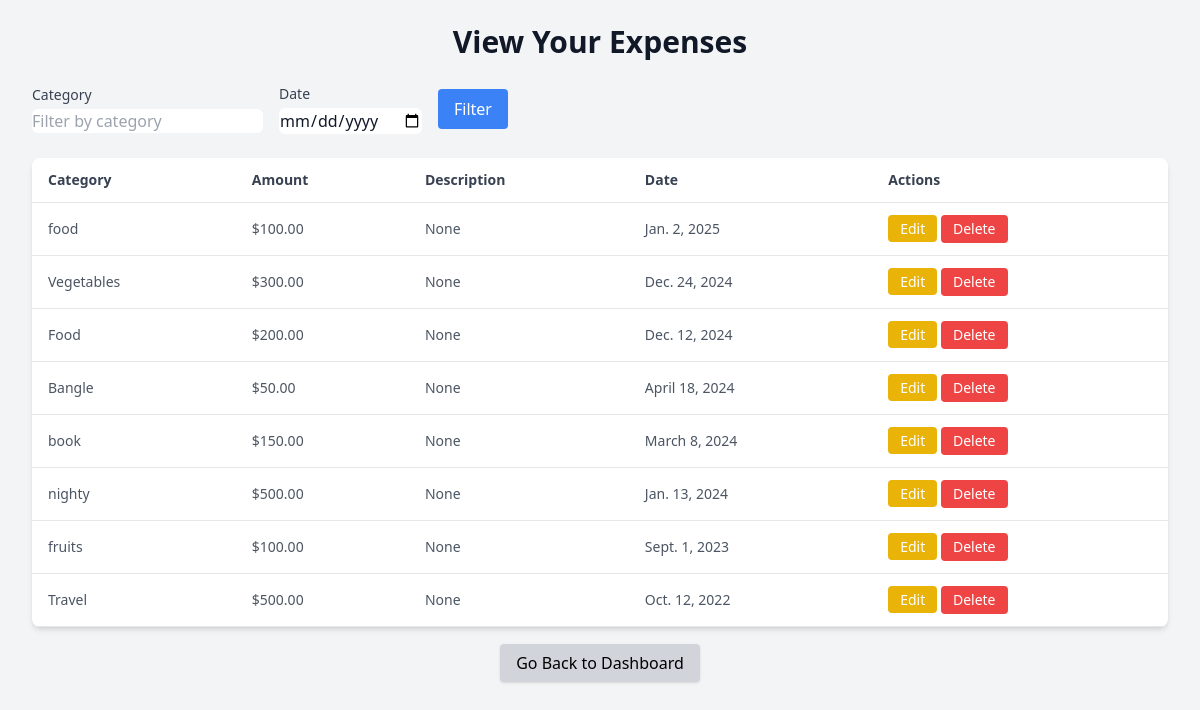
Screenshot of /view_expense/ (signed in) with the database file from the repository.
### expenses/models.py (models this page shows, shortened)
class Expense(models.Model):
    user = models.ForeignKey(User, on_delete=models.CASCADE)  # Link each expense to a user
    category = models.CharField(max_length=255)
    amount = models.DecimalField(max_digits=10, decimal_places=2)
    description = models.TextField(null=True, blank=True)  # Add description field
    date = models.DateField()

### expenses/views.py (the view)
# urls.py: path('view_expense/', views.view_expense, name='view_expense'),
@login_required
def view_expense(request):
    user = request.user
    expenses = Expense.objects.filter(user=user).order_by('-date')  # Display expenses in reverse date order
    category_filter = request.GET.get('category', '')
    date_filter = request.GET.get('date', '')
    if category_filter:
        expenses = expenses.filter(category__icontains=category_filter)
    if date_filter:
        expenses = expenses.filter(date=date_filter)
    context = {
        'expenses': expenses,
        'category_filter': category_filter,
        'date_filter': date_filter,
    }
    return render(request, 'view_expense.html', context)

### expenses/templates/view_expense.html (shortened to what this page needs)
<!DOCTYPE html>
<html lang="en">
<head>
    <script src="https://cdn.tailwindcss.com"></script>
</head>
<body class="bg-gray-100 font-sans text-gray-900">
    <div class="max-w-7xl mx-auto px-4 sm:px-6 lg:px-8 py-6">
        <h2 class="text-3xl font-semibold text-center mb-6">View Your Expenses</h2>
        <form method="GET" class="mb-6">
            <div class="flex items-center space-x-4">
                <div>
                    <label for="category" class="block text-sm font-medium text-gray-700">Category</label>
                    <input type="text" name="category" value="{{ category_filter }}" placeholder="Filter by category" class="mt-1 block w-full rounded-md border-gray-300">
                </div>
                <div>
                    <label for="date" class="block text-sm font-medium text-gray-700">Date</label>
                    <input type="date" name="date" value="{{ date_filter }}" class="mt-1 block w-full rounded-md border-gray-300">
                </div>
                <div>
                    <button type="submit" class="bg-blue-500 text-white py-2 px-4 rounded">Filter</button>
                </div>
            </div>
        </form>
        <table class="min-w-full bg-white shadow-md rounded-lg">
            <thead>
                <tr class="border-b">
                    <th class="py-3 px-4 text-left text-sm font-semibold text-gray-700">Category</th>
                    <th class="py-3 px-4 text-left text-sm font-semibold text-gray-700">Amount</th>
                    <th class="py-3 px-4 text-left text-sm font-semibold text-gray-700">Description</th>
                    <th class="py-3 px-4 text-left text-sm font-semibold text-gray-700">Date</th>
                    <th class="py-3 px-4 text-left text-sm font-semibold text-gray-700">Actions</th>
                </tr>
            </thead>
            <tbody>
                {% for expense in expenses %}
                <tr class="border-b">
                    <td class="py-3 px-4 text-sm text-gray-600">{{ expense.category }}</td>
                    <td class="py-3 px-4 text-sm text-gray-600">${{ expense.amount }}</td>
                    <td class="py-3 px-4 text-sm text-gray-600">{{ expense.description }}</td>
                    <td class="py-3 px-4 text-sm text-gray-600">{{ expense.date }}</td>
                    <td class="py-3 px-4 text-sm text-gray-600">
                        <a href="{% url 'edit_expense' expense.id %}" class="bg-yellow-500 text-white py-1 px-3 rounded hover:bg-yellow-600">Edit</a>
                        <form action="{% url 'delete_expense' expense.id %}" method="POST" class="inline-block">
                            <button type="submit" class="bg-red-500 text-white py-1 px-3 rounded hover:bg-red-600">Delete</button>
                        </form>
                    </td>
                </tr>
                {% empty %}
                <tr>
                    <td colspan="5" class="py-3 px-4 text-sm text-gray-600 text-center">No expenses found</td>
                </tr>
                {% endfor %}
            </tbody>
        </table>
        <div class="mt-6 text-center">
            <a href="{% url 'dashboard' %}" class="bg-gray-300 text-black py-2 px-4 rounded shadow hover:bg-gray-400">
                Go Back to Dashboard
            </a>
        </div>
    </div>
</body>
</html>

### rows the page displays
Expense: category "food", amount "100.00", description "None", date "Jan. 2, 2025"
Expense: category "Vegetables", amount "300.00", description "None", date "Dec. 24, 2024"
Expense: category "Food", amount "200.00", description "None", date "Dec. 12, 2024"
Expense: category "Bangle", amount "50.00", description "None", date "April 18, 2024"
Expense: category "book", amount "150.00", description "None", date "March 8, 2024"
Expense: category "nighty", amount "500.00", description "None", date "Jan. 13, 2024"
Expense: category "fruits", amount "100.00", description "None", date "Sept. 1, 2023"
Expense: category "Travel", amount "500.00", description "None", date "Oct. 12, 2022"
